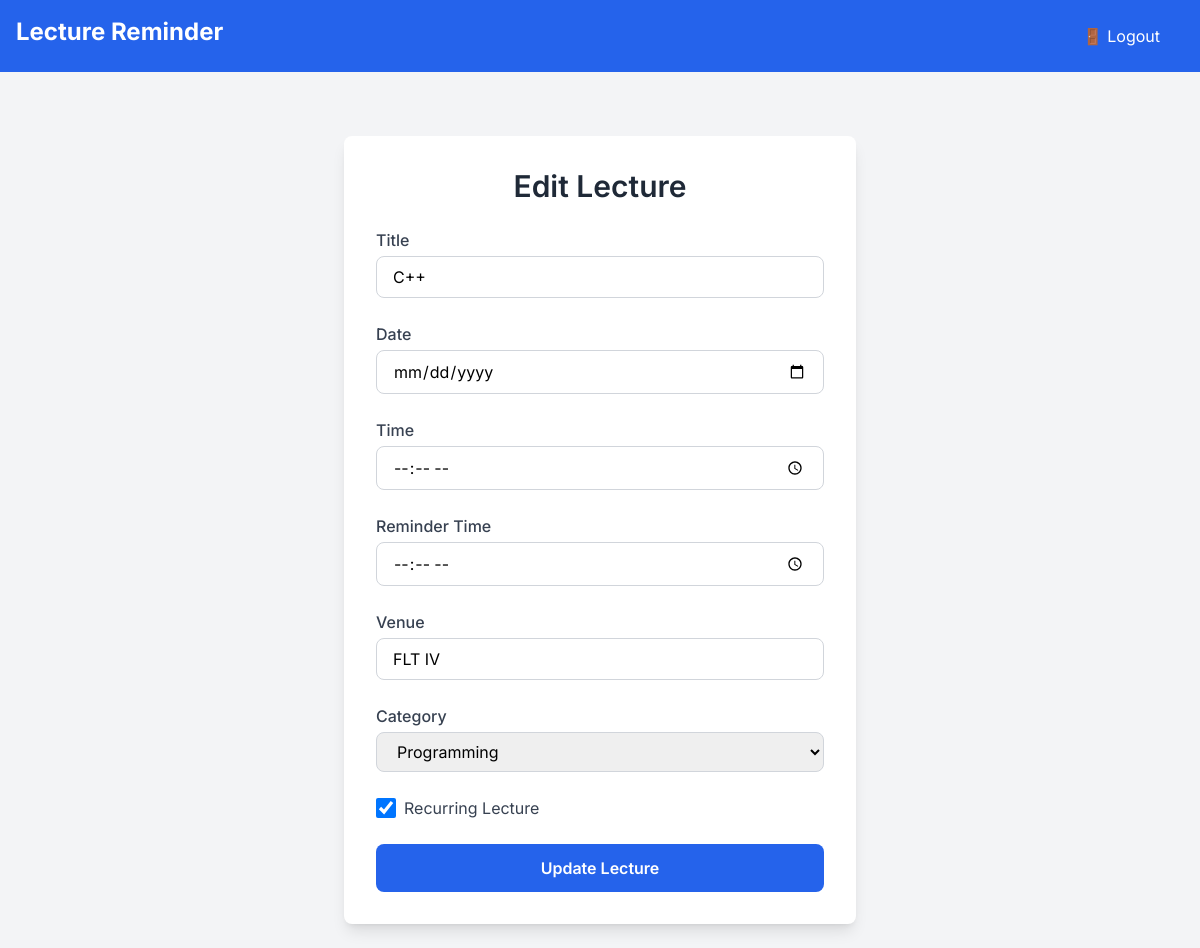
The page /edit/4/ (signed in) on the database its author committed.
### reminder/models.py (models this page shows, shortened)
class Lecture(models.Model):
    CATEGORY_CHOICES = [
        ("math", "Mathematics"),
        ("science", "Science"),
        ("programming", "Programming"),
        ("education", "Education"),
        ("other", "Other"),
    ]
    RECURRING_CHOICES = [
        ('none', 'Does not repeat'),
        ('daily', 'Daily'),
        ('weekly', 'Weekly'),
        ('monthly', 'Monthly'),
    ]
    user = models.ForeignKey(User, on_delete=models.CASCADE)
    title = models.CharField(max_length=200)
    date = models.DateField()
    time = models.TimeField()
    venue = models.CharField(max_length=200, help_text="Lecture Venue")
    reminder_time = models.TimeField(null=True, blank=True)
    is_recurring = models.BooleanField(default=False)
    category = models.CharField(max_length=50, choices=CATEGORY_CHOICES, default="other")
    recurrence = models.CharField(max_length=10, choices=RECURRING_CHOICES, default='none')
    created_at = models.DateTimeField(auto_now_add=True)

### reminder/views.py (the view)
# urls.py: path('edit/<int:pk>/', views.edit_lecture, name='edit_lecture'),
@login_required
def edit_lecture(request, pk):
    lecture = get_object_or_404(Lecture, id=pk, user=request.user)
    if request.method == "POST":
        form = LectureForm(request.POST, instance=lecture)
        if form.is_valid():
            form.save()
            messages.success(request, "Lecture updated successfully!")
            return redirect("dashboard")
    else:
        form = LectureForm(instance=lecture)  # Pre-fill form
    return render(request, "reminder/lecture_form.html", {"form": form, "lecture": lecture})

### reminder/forms.py
class LectureForm(forms.ModelForm):
    class Meta:
        model = Lecture
        fields = ['title', 'date', 'time', 'venue', 'reminder_time', 'is_recurring', 'category']
        widgets = {
            "date": forms.DateInput(attrs={"type": "date"}),
            "time": forms.TimeInput(attrs={"type": "time"}),
            "reminder_time": forms.TimeInput(attrs={"type": "time"}),
            "category": forms.Select(),  # Dropdown for categories
        }

### reminder/templates/reminder/lecture_form.html (shortened to what this page needs)
{% extends 'reminder/base.html' %}
{% block content %}
<div class="max-w-lg mx-auto bg-white p-8 rounded-lg shadow-lg mt-10">
    <h2 class="text-3xl font-semibold text-center mb-6 text-gray-800">
        {% if lecture %}Edit Lecture{% else %}Add a New Lecture{% endif %}
    </h2>
    <form method="POST" class="space-y-6">
        <div>
            <label class="block font-medium text-gray-700 mb-1">Title</label>
            <input type="text" name="title" value="{{ form.title.value|default:'' }}" required
                class="w-full px-4 py-2 border border-gray-300 rounded-lg focus:ring-2 focus:ring-blue-500 focus:border-blue-500">
        </div>
        <div>
            <label class="block font-medium text-gray-700 mb-1">Date</label>
            <input type="date" name="date" value="{{ form.date.value|default:'' }}" required
                class="w-full px-4 py-2 border border-gray-300 rounded-lg focus:ring-2 focus:ring-blue-500 focus:border-blue-500">
        </div>
        <div>
            <label class="block font-medium text-gray-700 mb-1">Time</label>
            <input type="time" name="time" value="{{ form.time.value|default:'' }}" required
                class="w-full px-4 py-2 border border-gray-300 rounded-lg focus:ring-2 focus:ring-blue-500 focus:border-blue-500">
        </div>
        <div>
            <label class="block font-medium text-gray-700 mb-1">Reminder Time</label>
            <input type="time" name="reminder_time" value="{{ form.reminder_time.value|default:'' }}" required
                class="w-full px-4 py-2 border border-gray-300 rounded-lg focus:ring-2 focus:ring-blue-500 focus:border-blue-500">
        </div>
        <div>
            <label class="block font-medium text-gray-700 mb-1">Venue</label>
            <input type="text" name="venue" value="{{ form.venue.value|default:'' }}" required
                class="w-full px-4 py-2 border border-gray-300 rounded-lg focus:ring-2 focus:ring-blue-500 focus:border-blue-500">
        </div>
        <div>
            <label class="block font-medium text-gray-700 mb-1">Category</label>
            <select name="category" class="w-full px-4 py-2 border border-gray-300 rounded-lg focus:ring-2 focus:ring-blue-500 focus:border-blue-500">
                {% for key, value in form.category.field.choices %}
                    <option value="{{ key }}" {% if form.category.value == key %}selected{% endif %}>{{ value }}</option>
                {% endfor %}
            </select>
        </div>
        <div class="flex items-center">
            <input type="checkbox" name="is_recurring" {% if form.is_recurring.value %}checked{% endif %}
                class="w-5 h-5 text-blue-600 border-gray-300 rounded focus:ring-blue-500">
            <label class="ml-2 text-gray-700">Recurring Lecture</label>
        </div>
        <button type="submit"
            class="w-full bg-blue-600 text-white py-3 rounded-lg font-semibold hover:bg-blue-700 transition">
            {% if lecture %}Update{% else %}Add{% endif %} Lecture
        </button>
    </form>
</div>
{% endblock %}

### rows shown on the page
Lecture: title "C++", venue "FLT IV", category "Programming"
